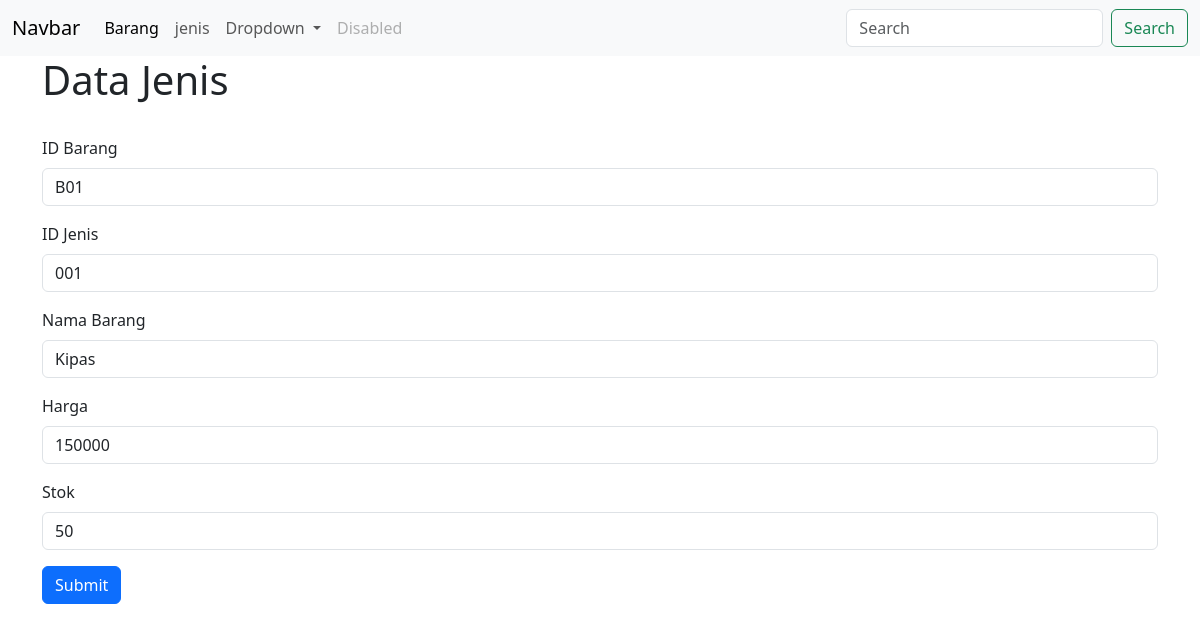
Screenshot of /view/barang/view_edit.php?id_barang=B01 with the database file from the repository.
### tables this page shows
CREATE TABLE `barang` (
  `id_barang` varchar(15) NOT NULL,
  `id_jenis` varchar(15) DEFAULT NULL,
  `nama_barang` varchar(20) DEFAULT NULL,
  `harga` int DEFAULT NULL,
  `stok` int DEFAULT NULL
);

### view/barang/view_edit.php (the view, shortened to what this page needs)
<!DOCTYPE html>
<html lang="en">
<head>
    <link rel="stylesheet" href="https://cdn.jsdelivr.net/npm/bootstrap@5.3.3/dist/css/bootstrap.min.css">
</head>
<body>
<nav class="navbar navbar-expand-lg bg-body-tertiary">
  <div class="container-fluid">
    <a class="navbar-brand" href="#">Navbar</a>
    <div class="collapse navbar-collapse" id="navbarSupportedContent">
      <ul class="navbar-nav me-auto mb-2 mb-lg-0">
        <li class="nav-item">
          <a class="nav-link active" aria-current="page" href="../barang/">Barang</a>
        </li>
        <li class="nav-item">
          <a class="nav-link" href="../jenis/">jenis</a>
        </li>
        <li class="nav-item dropdown">
          <a class="nav-link dropdown-toggle" href="#" role="button" data-bs-toggle="dropdown" aria-expanded="false">
            Dropdown
          </a>
        </li>
        <li class="nav-item">
          <a class="nav-link disabled" aria-disabled="true">Disabled</a>
        </li>
      </ul>
      <form class="d-flex" role="search">
        <input class="form-control me-2" type="search" placeholder="Search" aria-label="Search">
        <button class="btn btn-outline-success" type="submit">Search</button>
      </form>
    </div>
  </div>
</nav>
    <div class="container">
    <h1>Data Jenis</h1>         <br>
    <?php
        include '../../config/koneksi.php';
        $id_barang=$_GET['id_barang'];
        $query = mysqli_query($conn, "SELECT * FROM barang WHERE id_barang='$id_barang'");
        $result=mysqli_fetch_array($query);
    ?>
    <form action="proses_edit.php?id_barang=<?php echo $result['id_barang']?>" method="POST">
  <div class="mb-3">
    <label for="exampleInputEmail1" class="form-label">ID Barang</label>
    <input type="text" class="form-control" name="id_barang"
    value="<?php echo $result['id_barang']?>"id="exampleInputEmail1" aria-describedby="emailHelp" >
  </div>
  <div class="mb-3">
    <label for="exampleInputEmail1" class="form-label">ID Jenis</label>
    <input type="text" class="form-control" name="id_jenis"
    value="<?php echo $result['id_jenis']?>"id="exampleInputEmail1" aria-describedby="emailHelp" >
  </div>
  <div class="mb-3">
    <label for="exampleInputEmail1" class="form-label">Nama Barang</label>
    <input type="text" class="form-control" name="nama_barang"
    value="<?php echo $result['nama_barang']?>"id="exampleInputEmail1" aria-describedby="emailHelp" >
  </div>
  <div class="mb-3">
    <label for="exampleInputEmail1" class="form-label">Harga</label>
    <input type="text" class="form-control" name="harga"
    value="<?php echo $result['harga']?>"id="exampleInputEmail1" aria-describedby="emailHelp" >
  </div>
  <div class="mb-3">
    <label for="exampleInputEmail1" class="form-label">Stok</label>
    <input type="text" class="form-control" name="stok"
    value="<?php echo $result['stok']?>"id="exampleInputEmail1" aria-describedby="emailHelp" >
  </div>
  <button type="submit" class="btn btn-primary">Submit</button>
</form>
</body>
</html>

### rows the page displays
barang: id_barang "B01", id_jenis "001", nama_barang "Kipas", harga "150000", stok "50"
